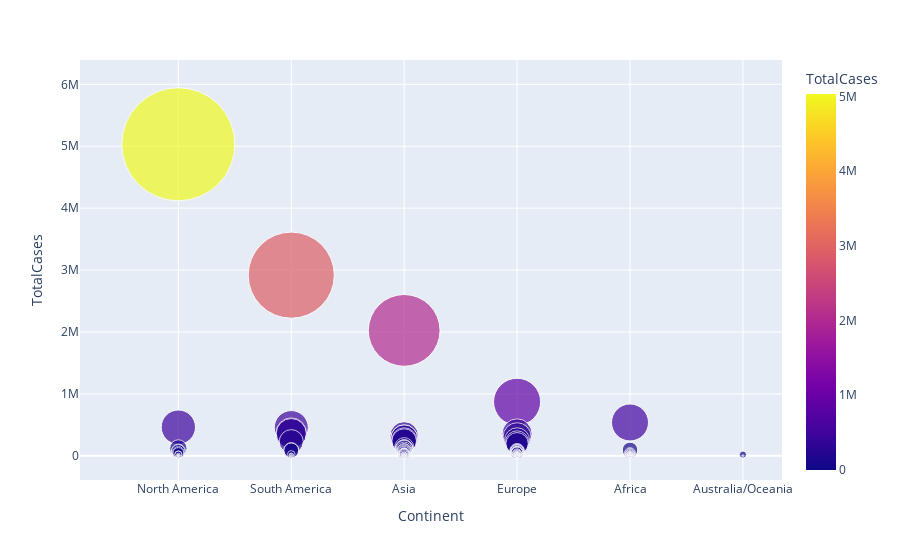

Write notebook code for a chart like this one.
### Code cell
px.scatter(df,x='Continent',y='TotalCases',
          color='TotalCases',
           # hover_data=['Country/Region','Continent'],
          size='TotalCases',
          size_max=80)

### Figure 1 — Plotly figure (JSON) as saved in the notebook; plotly's stock layout.template omitted (floating-point values rounded to 4 significant figures; data arrays with more than 128 entries replaced by an {"elided": "..."} marker saying what was removed)
{"data": [{"hovertemplate": "Continent=%{x}<br>TotalCases=%{marker.color}<extra></extra>", "legendgroup": "", "marker": {"color": {"elided": "209 int values"}, "coloraxis": "coloraxis", "size": {"elided": "209 int values"}, "sizemode": "area", "sizeref": 786.3, "symbol": "circle"}, "mode": "markers", "name": "", "orientation": "v", "showlegend": false, "type": "scatter", "x": {"elided": "209 str values"}, "xaxis": "x", "y": {"elided": "209 int values"}, "yaxis": "y"}], "layout": {"autosize": true, "coloraxis": {"colorbar": {"title": {"text": "TotalCases"}}, "colorscale": [[0, "#0d0887"], [0.1111, "#46039f"], [0.2222, "#7201a8"], [0.3333, "#9c179e"], [0.4444, "#bd3786"], [0.5556, "#d8576b"], [0.6667, "#ed7953"], [0.7778, "#fb9f3a"], [0.8889, "#fdca26"], [1, "#f0f921"]]}, "legend": {"itemsizing": "constant", "tracegroupgap": 0}, "margin": {"t": 60}, "xaxis": {"anchor": "y", "autorange": true, "domain": [0, 1], "range": [-1.147, 5.378], "title": {"text": "Continent"}, "type": "category"}, "yaxis": {"anchor": "x", "autorange": true, "domain": [0, 1], "range": [-957500.0, 8616000.0], "title": {"text": "TotalCases"}, "type": "linear"}}}
